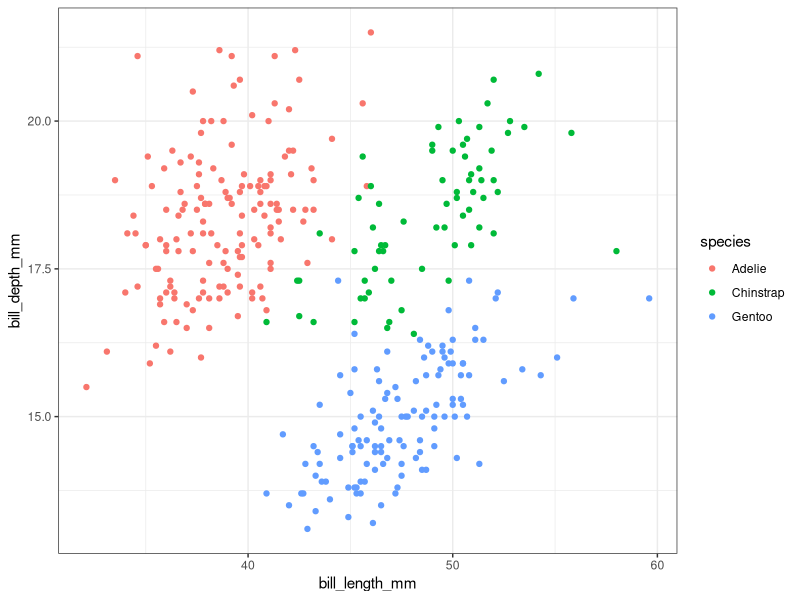
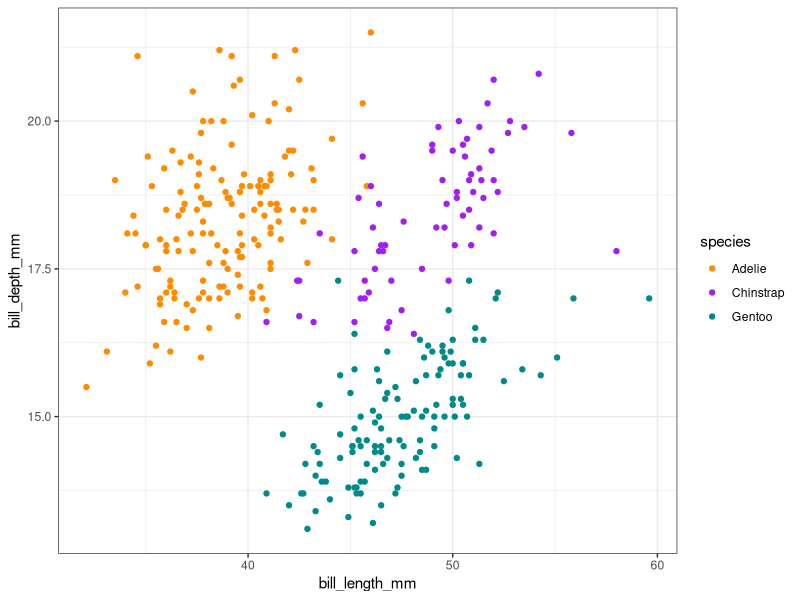
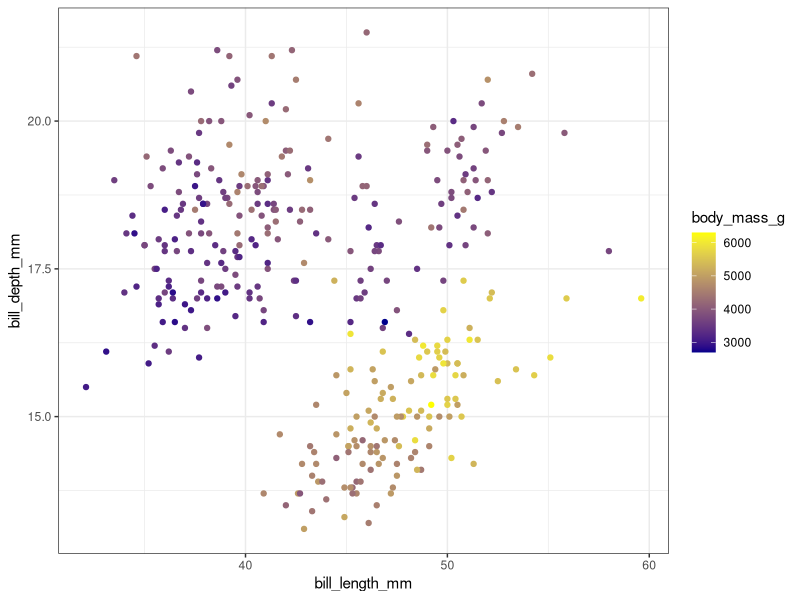
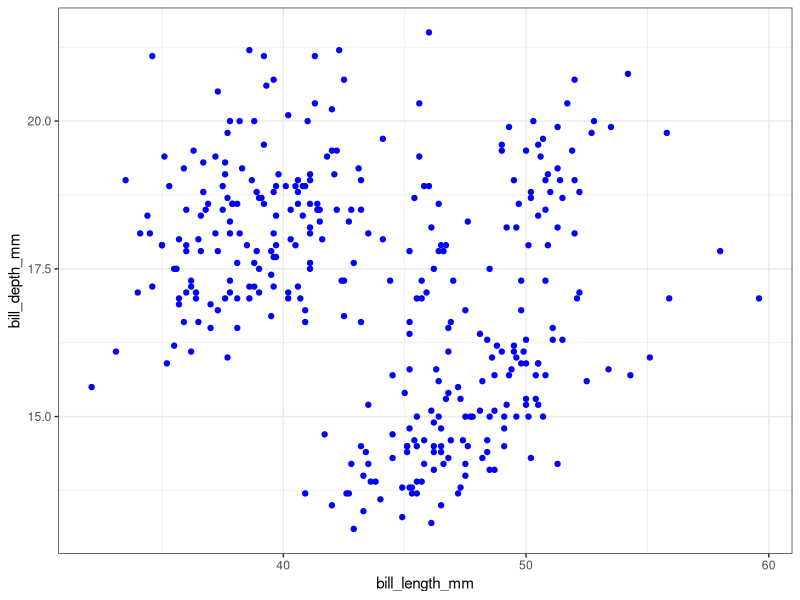
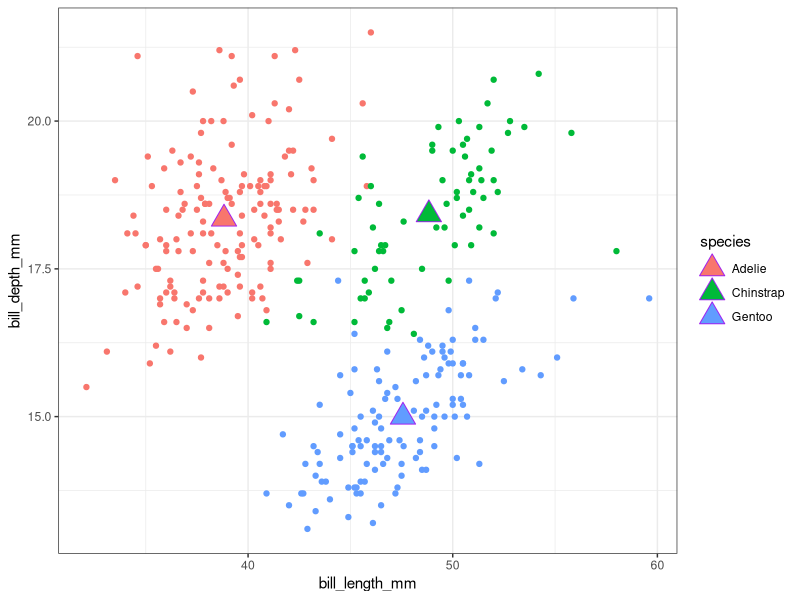
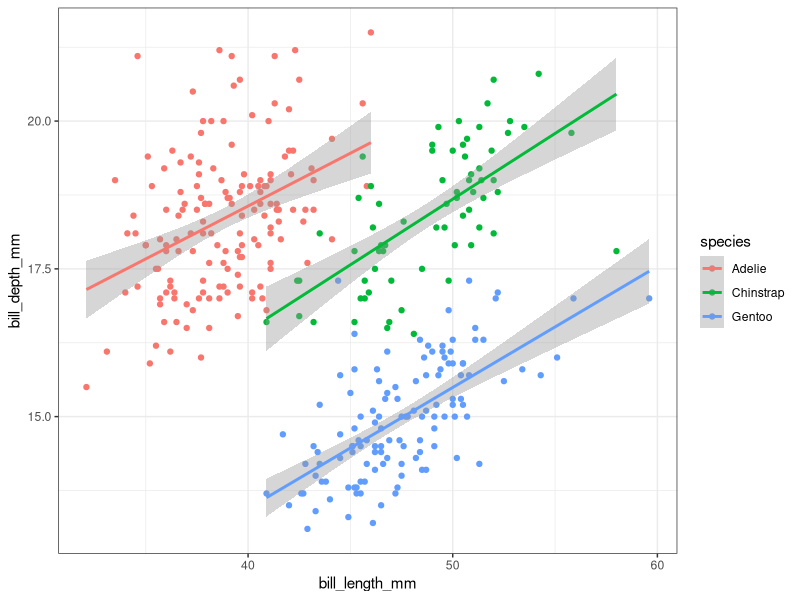
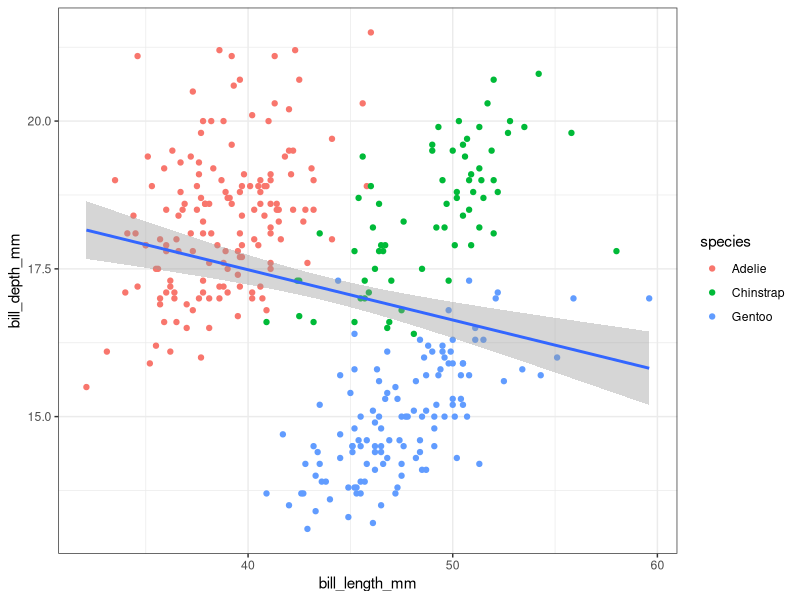
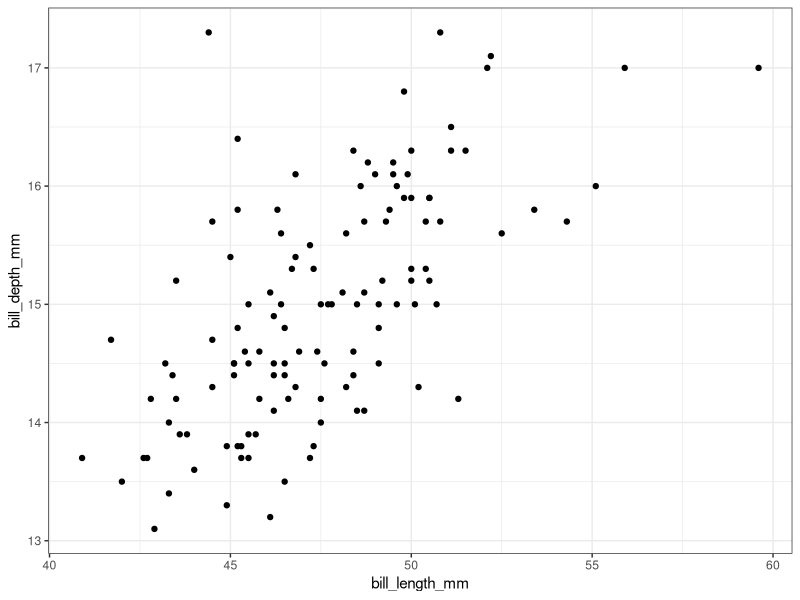

Generate these figures, in order, with R:
## ---- chunk 1
#| eval: true
#| echo: true
#| message: false
#| warning: false
# load packages ----
library(tidyverse)
library(palmerpenguins)
## ---- chunk 2
# create some untidy temperature data ----
temp_data_wide <- tribble(
  ~date, ~station1, ~station2,  ~station3,
  "2023-10-01", 30.1, 29.8,  31.2,
  "2023-11-01", 28.6, 29.1,  33.4,
  "2023-12-01", 29.9, 28.5,  32.3
)

# print it out ----
print(temp_data_wide)
## ---- chunk 3
# convert data from wide > long ----
temp_data_long <- temp_data_wide |> 
  pivot_longer(cols = starts_with("station"),
               names_to = "station_id",
               values_to = "temp_c")

# print it out ----
print(temp_data_long)
## ---- chunk 4
#| warning: false
ggplot(data = penguins,
       mapping = aes(x = bill_length_mm, y = bill_depth_mm,
                     color = species)) +
  geom_point() +
  theme_bw()
## ---- chunk 5
#| warning: false
ggplot(data = penguins,
       mapping = aes(x = bill_length_mm, y = bill_depth_mm,
                     color = species)) +
  geom_point() +
  scale_color_manual(values = c("darkorange", "purple", "cyan4")) +
  theme_bw()
## ---- chunk 6
#| warning: false
ggplot(data = penguins,
       mapping = aes(x = bill_length_mm, y = bill_depth_mm,
                     color = body_mass_g)) +
  geom_point() +
  scale_color_gradient(low = "darkblue", high = "yellow") +
  theme_bw()
## ---- chunk 7
#| warning: false
ggplot(data = penguins,
       mapping = aes(x = bill_length_mm, y = bill_depth_mm)) +
  geom_point(color = "blue") +
  theme_bw()
## ---- chunk 8
#| warning: false
#| message: false
# create a separate penguins_summary df ----
penguins_summary <- penguins |>
  drop_na() |> 
  group_by(species) |> 
  summarize(
    mean_bill_length_mm = mean(bill_length_mm),
    mean_bill_depth_mm = mean(bill_depth_mm)
  )

# create ggplot with layers from different dfs ----
ggplot() +
  geom_point(data = penguins,
             mapping = aes(x = bill_length_mm, 
                           y = bill_depth_mm,
                           color = species)) +
  geom_point(data = penguins_summary,
             mapping = aes(x = mean_bill_length_mm,
                           y = mean_bill_depth_mm,
                           fill = species),
             size = 6, shape = 24, color = "purple") +
  theme_bw()
## ---- chunk 9
#| warning: false
#| message: false
# scatterplot with lms fitted to species ---- 
ggplot(data = penguins,
       mapping = aes(x = bill_length_mm, y = bill_depth_mm,
                     color = species)) +
  geom_point() +
  geom_smooth(method = "lm") +
  theme_bw()
## ---- chunk 10
#| warning: false
#| message: false
# scatterplot with lm fitted to entire data set ---- 
ggplot(data = penguins,
       mapping = aes(x = bill_length_mm, y = bill_depth_mm)) +
  geom_point(aes(color = species)) +
  geom_smooth(method = "lm") +
  theme_bw()
## ---- chunk 11
#| warning: false
# filter for Gentoo penguins, then pipe into ggplot ----
penguins %>%
  filter(species == "Gentoo") %>%
  ggplot(aes(x = bill_length_mm, y = bill_depth_mm)) +
  geom_point() +
  theme_bw()
## ---- chunk 12
#| warning: false
ggplot(data = penguins, aes(x = species)) +
  geom_bar() +
  theme_bw()
## ---- chunk 13
#| warning: false

# new summarized df ----
penguin_summary <- penguins |> 
  count(species) 

# generate bar heights based on "identity" of values in `n` column ----
ggplot(data = penguin_summary, aes(x = species, y = n)) +
  geom_bar(stat = "identity") +
  theme_bw()
## ---- chunk 14
#| warning: false
# ~ CODE ALONG HERE ~
## ---- chunk 15
#| warning: false
ggplot(data = penguins, aes(x = species, fill = island)) +
  geom_bar() +
  theme_bw()
## ---- chunk 16
#| warning: false
ggplot(data = penguins, aes(x = species, fill = island)) +
  geom_bar(position = "fill") +
  theme_bw()
## ---- chunk 17
#| warning: false
ggplot(data = penguins, aes(x = species, fill = island)) +
  geom_bar(position = "dodge") +
  theme_bw()
## ---- chunk 18
#| warning: false
ggplot(data = penguins, aes(x = species, fill = island)) +
  geom_bar(position = position_dodge2(preserve = "single")) +
  theme_bw()
## ---- chunk 19
#| warning: false
ggplot(data = penguins, aes(x = species)) +
  geom_bar() +
  coord_cartesian() +
  theme_bw()
## ---- chunk 20
#| warning: false
ggplot(data = penguins, aes(x = species)) +
  geom_bar() +
  coord_flip() +
  theme_bw()
## ---- chunk 21
#| warning: false
ggplot(data = penguins, aes(x = species)) +
  geom_bar() +
  coord_polar() +
  theme_bw()
## ---- chunk 22
#| warning: false
ggplot(data = penguins, aes(x = species)) +
  geom_bar() +
  coord_cartesian() +
  theme_classic()
## ---- chunk 23
#| warning: false
ggplot(data = penguins, aes(x = species)) +
  geom_bar() +
  coord_cartesian() +
  theme_classic() +
  theme(axis.title = element_text(size = 17, color = "purple"))
## ---- chunk 24
#| warning: false
#| message: false
ggplot(data = penguins, aes(x = flipper_length_mm, fill = species)) +
  geom_histogram(position = "identity", alpha = 0.5) +
  scale_fill_manual(values = c("darkorange", "purple", "cyan4")) +
  labs(x = "Flipper Length (mm)", 
  y = "Frequency", fill = "Species",
  title = "Penguin Fipper Lengths") +
  facet_wrap(~species) +
  theme_bw()
